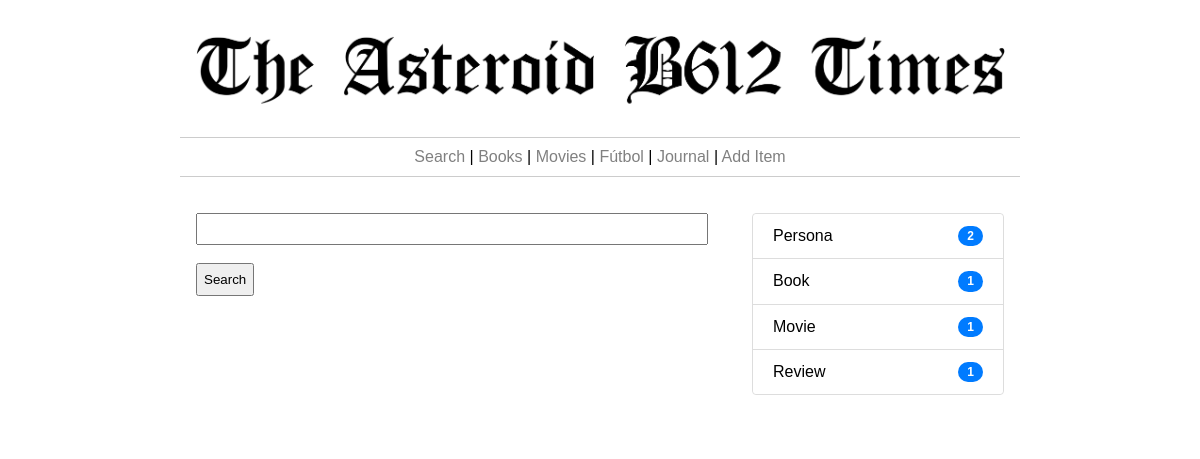
The app's page /search-page/, older data.
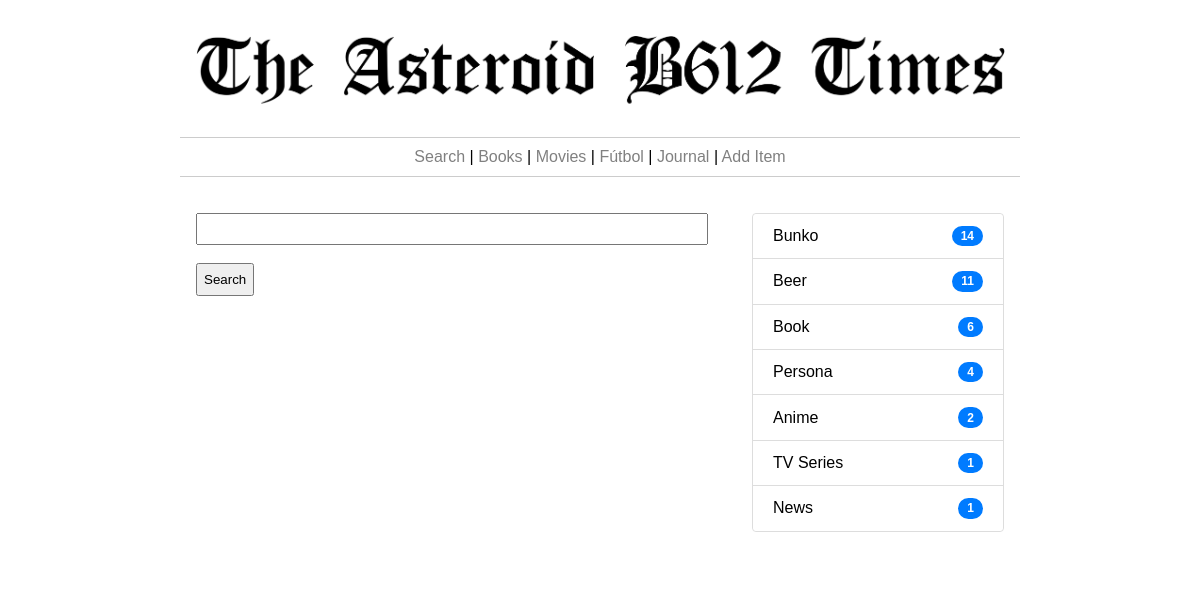
The same page, newer data.
### thetimes/models.py (models this page shows, shortened)
class Category(models.Model):
    category = models.CharField(max_length=255)
    @property
    def nitems(self):
        n_w = Item.objects.filter(tipo = self).count()
        return n_w

### thetimes/views.py (the view)
# urls.py: path('search-page/', views.searchPage, name='searchPage'),
def searchPage(request):
	results = None
	results_2 = None
	cats = sorted(Category.objects.all(),key=lambda t: t.nitems, reverse=True)
	if request.method == 'POST':
		key_word = request.POST.get("key_word")
		results = Item.objects.filter(titulo__contains=key_word)
		ids =  Item.objects.filter(titulo__contains=key_word).values_list('id', flat=True)
		ids_list = list(ids)
		results_2 = Item.objects.filter(contenido__contains=key_word).exclude(id__in=ids_list)
	return render(request,'search-page.html',{'cats':cats,'rt':results,'rc':results_2})

### thetimes/templates/search-page.html (shortened to what this page needs)
{% extends 'base_times.html' %}
{% load static %}
{% block izquierda %}
  <form method='POST'>
    <input type="text" name="key_word"  style="width:100%; padding-top:0.5em;padding-bottom:0.5em;"><br><br>
    <input type="submit" value="Search"  style="padding-top:0.5em;padding-bottom:0.5em;">
  </form>
{% endblock %}
{% block derecha %}
<ul class="list-group">
    {% for c in cats %}
      {% if c.nitems > 0 %}
        <li class="list-group-item"><a href="{% url 'categoria' c.id %}" style="text-decoration:none; color:black;">{{c.category|capfirst}}</a> <span class="badge badge-pill">{{c.nitems}}</span></li>
      {% endif %}
    {% endfor %}
</ul>
{% endblock %}

Row changes from the older to the newer data that the page shows:
no longer on this page (row edited): Category: category "Movie", nitems "1"
no longer on this page (row edited): Category: category "Review", nitems "1"
now on this page (row edited): Category: category "Bunko", nitems "14"
added Category: category "Beer", nitems "11"
changed Category "Book": nitems "1" → "6"; moves up the list
changed Category "Persona": nitems "2" → "4"
now on this page (row edited): Category: category "Anime", nitems "2"
now on this page (row edited): Category: category "TV Series", nitems "1"
now on this page (row edited): Category: category "News", nitems "1"
